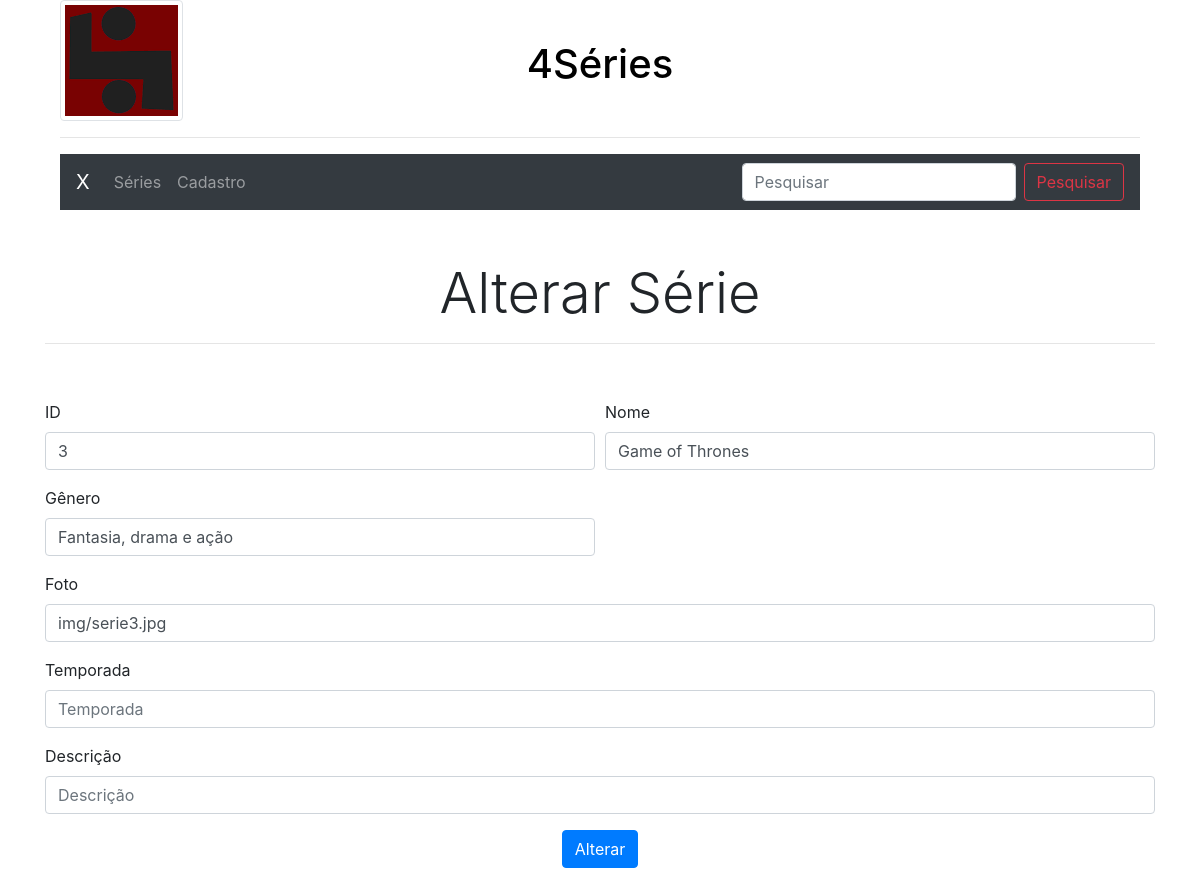
The page /update.php?id=3 on the database its author committed.
### tables this page shows
CREATE TABLE `series` (
  `id` int(3) NOT NULL,
  `nome` varchar(255) NOT NULL,
  `genero` varchar(255) NOT NULL,
  `foto` varchar(255) NOT NULL,
  `temporada` varchar(255) NOT NULL,
  `descricao` varchar(255) NOT NULL,
  `status` enum('Ativo','Removido') NOT NULL
);

### update.php (the view, shortened to what this page needs)
<div class="container">
<?php
include 'header.php';
include 'conexao.php';
	$sql = "SELECT * FROM series WHERE id=".intval($_GET['id']);
	$res = $conn->query($sql);
	$row = $res->fetch_assoc();
?>
<h1 class="display-4" style="text-align:center; padding-top: 50px ">Alterar Série</h1>
<hr/>
<form method="POST" action="update.php?id=<?php echo $row['id']?>&up=sim" style="padding-top: 40px">
  <div class="form-row">
    <div class="form-group col-md-6">
      <label for="serieId">ID</label>
      <input type="text" class="form-control" id="serieId" placeholder="ID" name="serieId" value="<?php echo $row['id'] ?>">
    </div>
    <div class="form-group col-md-6">
      <label for="serieNome">Nome</label>
      <input type="text" class="form-control" id="serieNome" placeholder="Nome" name="serieNome" value="<?php echo $row['nome'] ?>">
    </div>
    <div class="form-group col-md-6">
      <label for="serieGenero">Gênero</label>
      <input type="text" class="form-control" id="serieGenero" placeholder="Gênero" name="serieGenero" value="<?php echo $row['genero'] ?>">
    </div>
  </div>
  <div class="form-group">
    <label for="serieFoto">Foto</label>
    <input type="text" class="form-control" id="serieFoto" placeholder="Foto" name="serieFoto" value="<?php echo $row['foto'] ?>">
  </div>
   <div class="form-group">
    <label for="serieTemporada">Temporada</label>
    <input type="text" class="form-control" id="serieTemporada" placeholder="Temporada" name="serieTemporada" value="<?php echo $row['temporada'] ?>">
  </div>
   <div class="form-group">
    <label for="serieDescricao">Descrição</label>
    <input type="text" class="form-control" id="serieDescricao" placeholder="Descrição" name="serieDescricao" value="<?php echo $row['descricao'] ?>">
  </div>
<center>
  <button type="submit" class="btn btn-primary">Alterar</button></center>
</form>
</div>

### rows shown on the page
series: serieId "3", serieNome "Game of Thrones", serieGenero "Fantasia, drama e ação", serieFoto "img/serie3.jpg"
